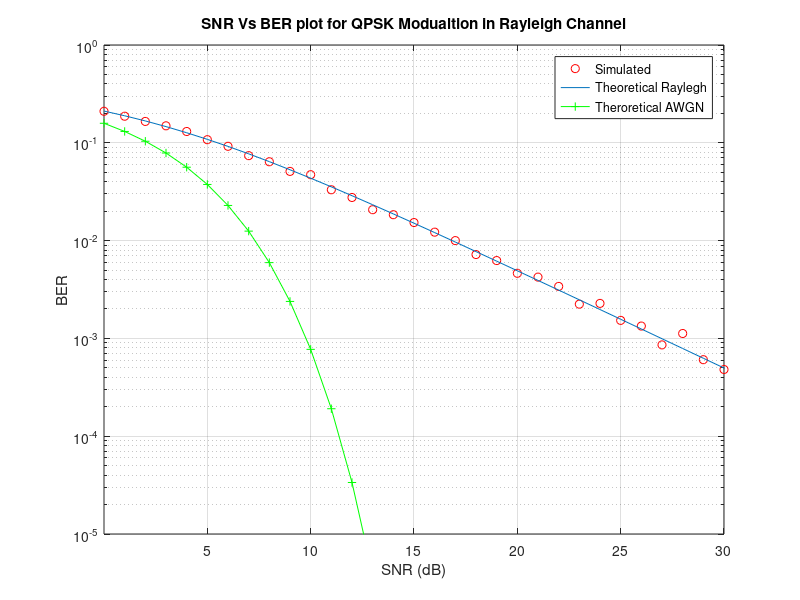
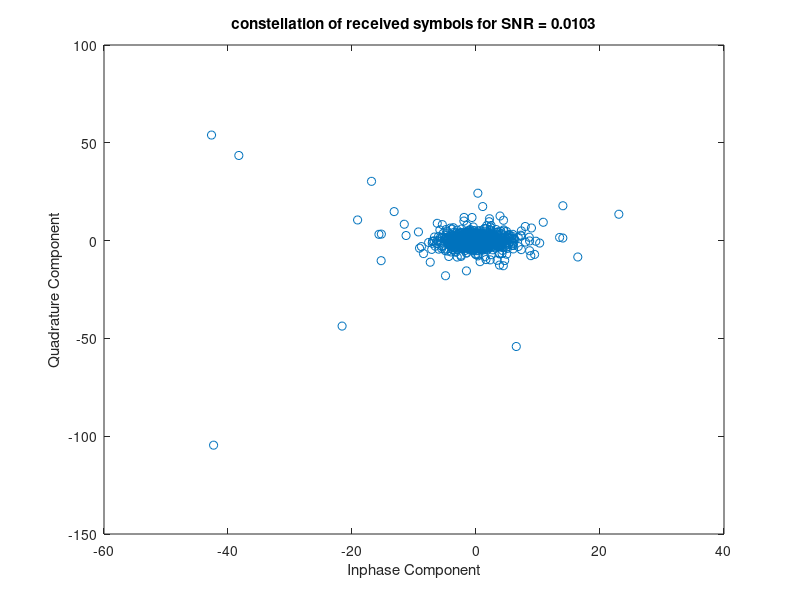
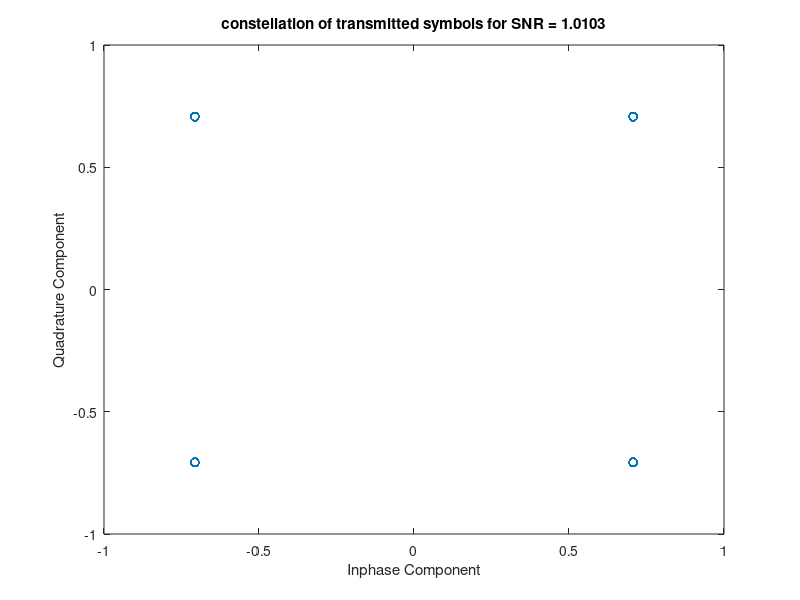
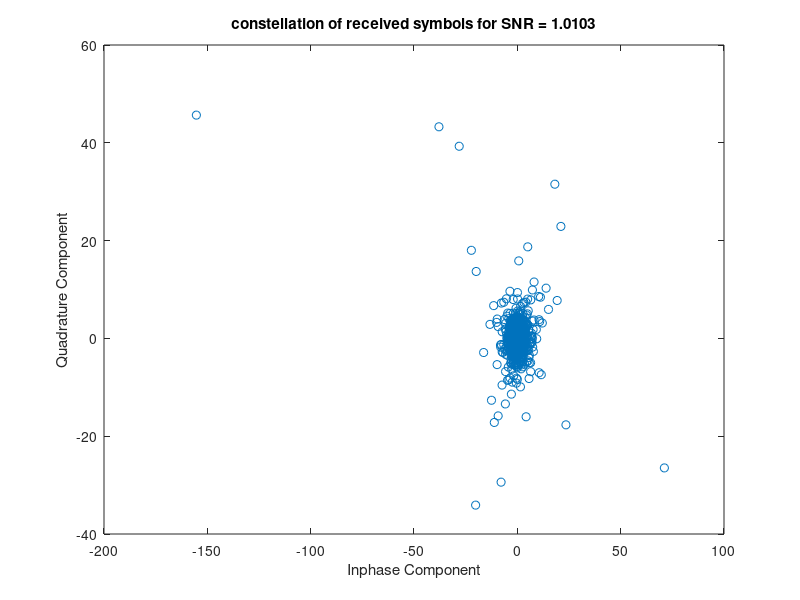

MATLAB code for these plots, in order:
% QPSK simulation with Gray coding and simple Rayleigh (no LOS) multipath 
% and AWGN included.
% Clear all the previously used variables and close all figures
clear all;
close all;
format long;
% Frame Length
bit_count = 10000;
% Range of SNR over which to simulate 
Eb_No = -3: 1: 30;
% Convert Eb/No values to channel SNR
% Consult BERNARD SKLAR'S book 'Digital Communications'
SNR = Eb_No + 10*log10(2);
% Start the main calculation loop
for aa = 1: 1: length(SNR)
    
    % Initiate variables
    T_Errors = 0;
    T_bits = 0;
    
    % Keep going until you get 100 errors
    while T_Errors < 100
    
        % Generate some information bits
        uncoded_bits  = round(rand(1,bit_count));
        
        % Split the stream into two streams, for Quadrature Carriers
        B1 = uncoded_bits(1:2:end);
        B2 = uncoded_bits(2:2:end);
        
        % QPSK modulator set to pi/4 radians constellation
        % If you want to change the constellation angles
        % just change the angles. (Gray Coding)
        qpsk_sig = ((B1==0).*(B2==0)*(exp(i*pi/4))+(B1==0).*(B2==1)...
            *(exp(3*i*pi/4))+(B1==1).*(B2==1)*(exp(5*i*pi/4))...
            +(B1==1).*(B2==0)*(exp(7*i*pi/4))); 
        
        % Variance = 0.5 - Tracks theoritical PDF closely
        ray = sqrt(0.5*((randn(1,length(qpsk_sig))).^2+(randn(1,length(qpsk_sig))).^2));
        
        % Include The Multipath
        rx = qpsk_sig.*ray;
        
        % Noise variance
        N0 = 1/10^(SNR(aa)/10);
        
        % Send over Gaussian Link to the receiver
        rx = rx + sqrt(N0/2)*(randn(1,length(qpsk_sig))+i*randn(1,length(qpsk_sig)));
        
%---------------------------------------------------------------
        
        % Equaliser
        rx = rx./ray;
        % QPSK demodulator at the Receiver
        B4 = (real(rx)<0);
        B3 = (imag(rx)<0);
        
        uncoded_bits_rx = zeros(1,2*length(rx));
        uncoded_bits_rx(1:2:end) = B3;
        uncoded_bits_rx(2:2:end) = B4;
    
        % Calculate Bit Errors
        diff = uncoded_bits - uncoded_bits_rx;
        T_Errors = T_Errors + sum(abs(diff));
        T_bits = T_bits + length(uncoded_bits);
        
    end
    % Transmitted data constellation
    figure; clf;
    plot(real(qpsk_sig),imag(qpsk_sig),'o');  % Scatter Plot
    title(['constellation of transmitted symbols for SNR = ', num2str(SNR(aa))]); 
    xlabel('Inphase Component'); ylabel('Quadrature Component');
    
    % Received data constellation
    figure; clf;
    plot(real(rx),imag(rx),'o');  % Scatter Plot
    title(['constellation of received symbols for SNR = ', num2str(SNR(aa))]); 
    xlabel('Inphase Component'); ylabel('Quadrature Component');
    % Calculate Bit Error Rate
    BER(aa) = T_Errors / T_bits;
    disp(sprintf('bit error probability = %f',BER(aa)));
end
  
%------------------------------------------------------------
% Finally plot the BER Vs. SNR(dB) Curve on logarithmic scale 
% BER through Simulation
figure(1);
semilogy(SNR,BER,'or');
hold on;
xlabel('SNR (dB)');
ylabel('BER');
title('SNR Vs BER plot for QPSK Modualtion in Rayleigh Channel');
% Rayleigh Theoretical BER
figure(1);
EbN0Lin = 10.^(Eb_No/10);
theoryBerRay = 0.5.*(1-sqrt(EbN0Lin./(EbN0Lin+1)));
semilogy(SNR,theoryBerRay);
grid on;
% Theoretical BER
figure(1);
theoryBerAWGN = 0.5*erfc(sqrt(10.^(Eb_No/10)));
semilogy(SNR,theoryBerAWGN,'g-+');
grid on;
legend('Simulated', 'Theoretical Raylegh', 'Theroretical AWGN');
axis([SNR(1,1) SNR(end-3) 0.00001 1]);